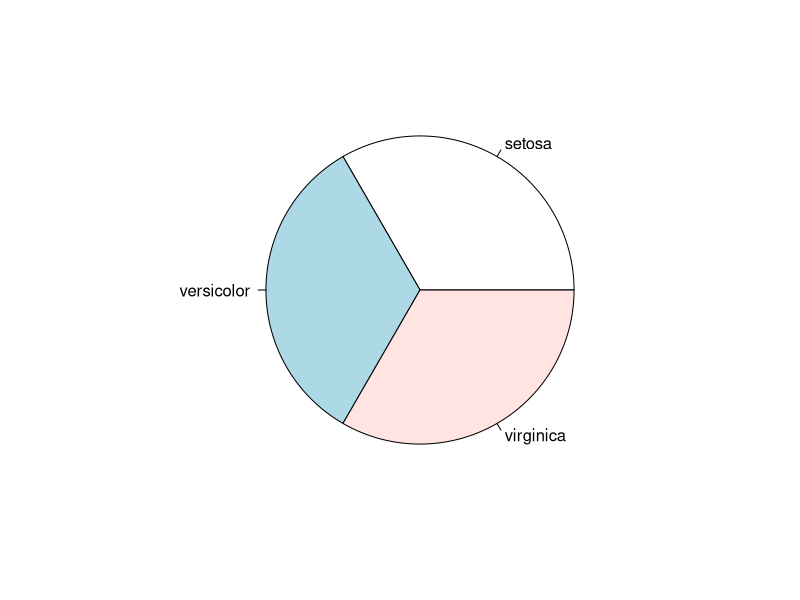
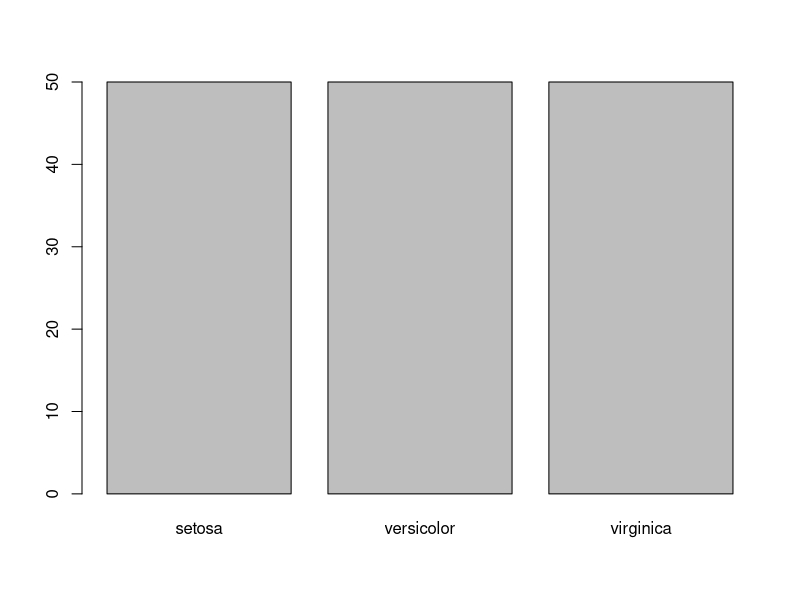
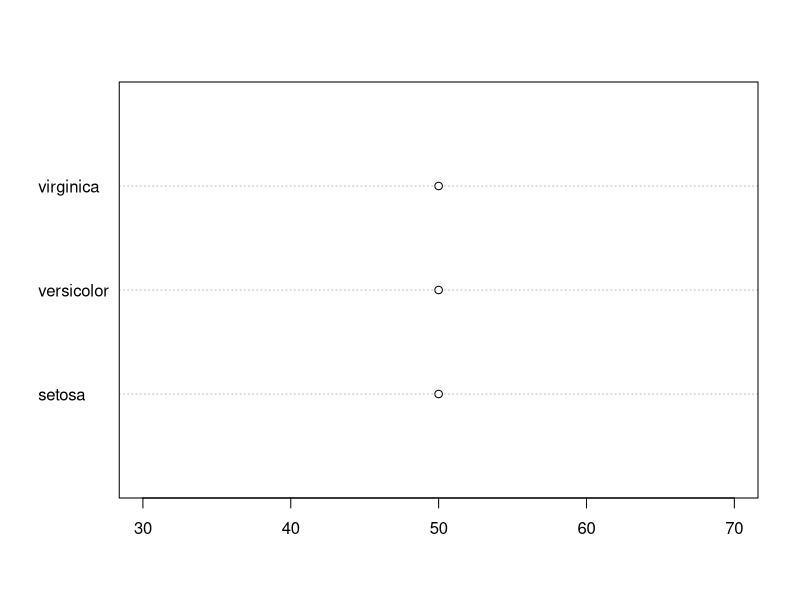
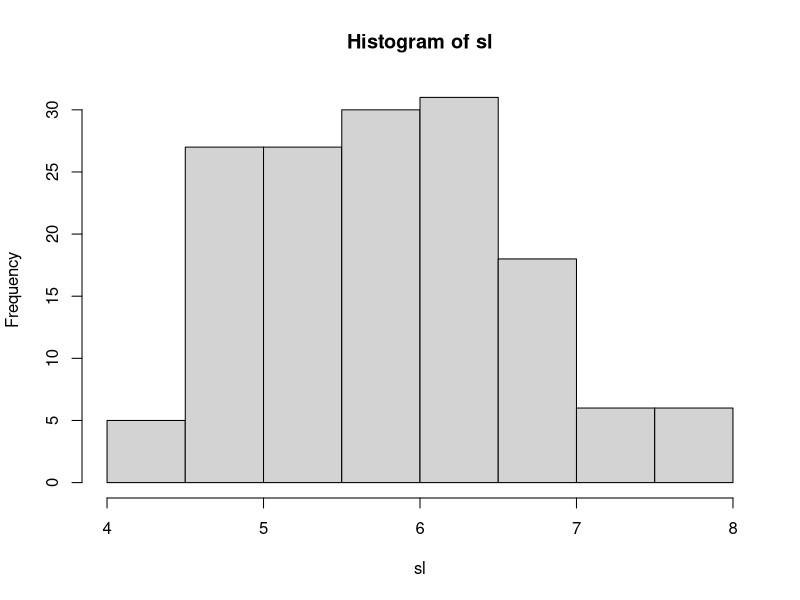
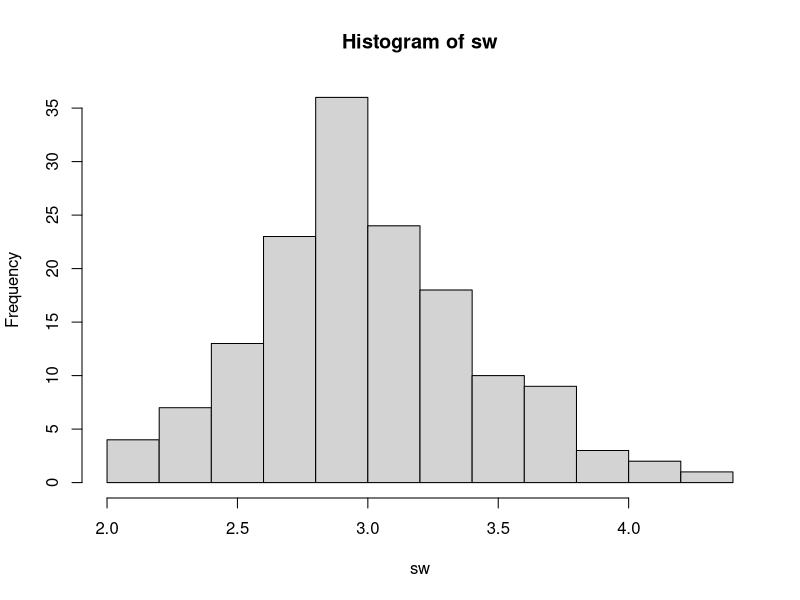
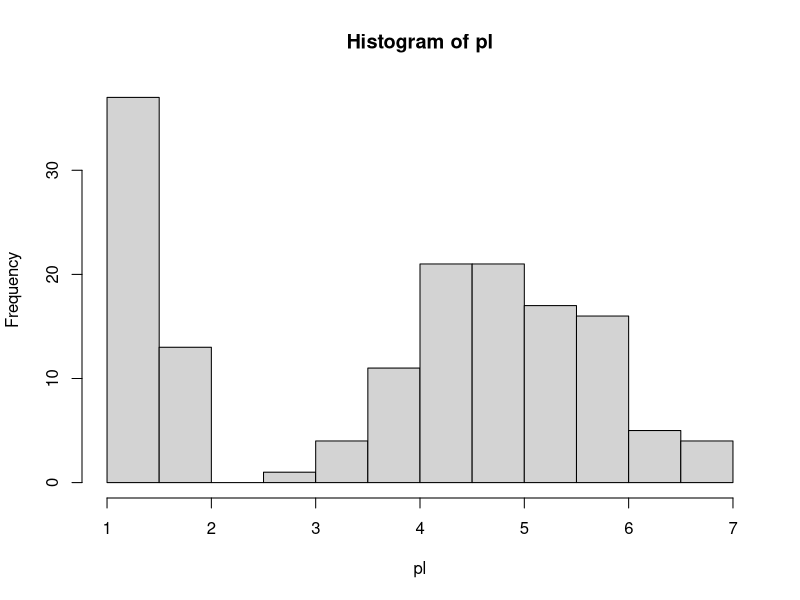
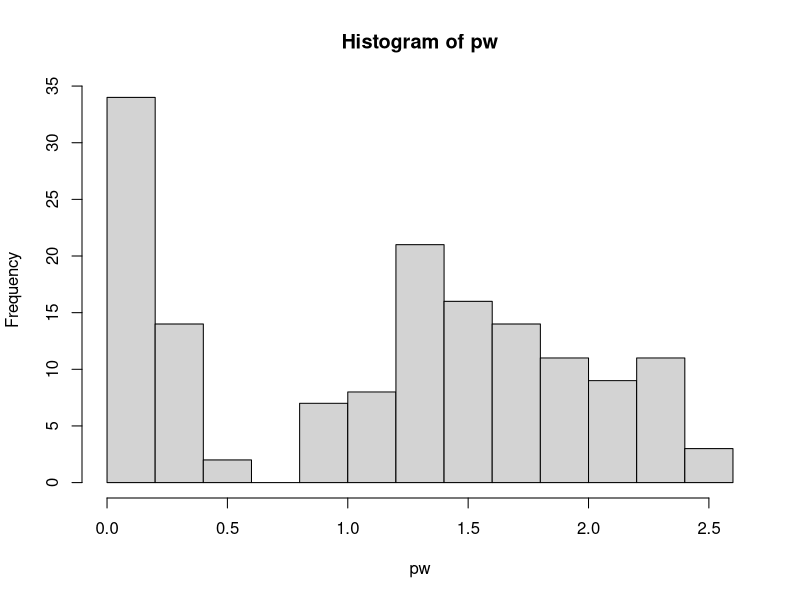
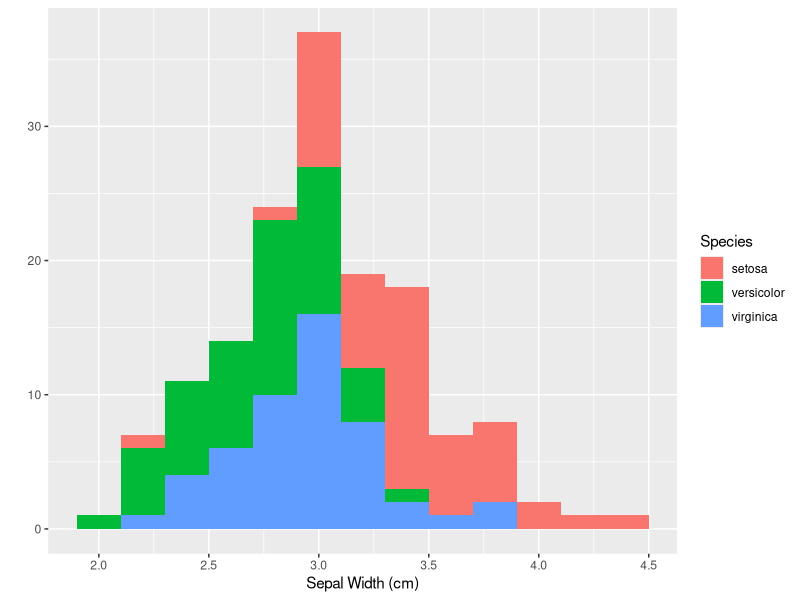

The R source for these figures, in order: (Note: this script raises an error after producing the figures.)
### Projet Iris statistic

data("iris")
### 1. Data exploration
## 1.1


setosa <- iris$Sepal.Length[iris$Species == "setosa"]
versicolor <- iris$Sepal.Length[iris$Species == "versicolor"]
virginica <- iris$Sepal.Length[iris$Species == "virginica"]
sl = iris[["Sepal.Length"]] #Numeric
sw = iris[["Sepal.Width"]]  #Numeric
pl = iris[["Petal.Length"]] #Numeric
pw = iris[["Petal.Width"]]  #Numeric
sp = iris[["Species"]]      #Qualitative

## 1.2

summary(iris)

# Sepal Length
summary(sl)
# Min. 1st Qu.  Median    Mean 3rd Qu.    Max. 
#4.300   5.100   5.800   5.843   6.400   7.900 

# Sepal Width
summary(sw)
# Min. 1st Qu.  Median    Mean 3rd Qu.    Max. 
#2.000   2.800   3.000   3.057   3.300   4.400 

# Petal Length
summary(pl)
# Min. 1st Qu.  Median    Mean 3rd Qu.    Max. 
#1.000   1.600   4.350   3.758   5.100   6.900 

# Petal Width
summary(pw)
# Min. 1st Qu.  Median    Mean 3rd Qu.    Max. 
#0.100   0.300   1.300   1.199   1.800   2.500

## 1.3 and 1.4
# Frequency for each categorical variables
summary(sp) / length(sp)
#    setosa versicolor  virginica 
# 0.3333333  0.3333333  0.3333333


### 2. Graphic data reprensentation

## 2.5
# pie, barplot, dotchart
pie(summary(sp))
barplot(summary(sp))
dotchart(summary(sp))
# Data are equaly distributed

## 2.6
# Histogram for each numeric variable
hist(sl)
hist(sw)
hist(pl)
hist(pw)

## 2.7
# Histogram for each numeric variable per species
#install.packages("ggplot2")
library(ggplot2); library(GGally)

qplot(x = Sepal.Width,
      data = iris,
      binwidth = 0.2,
      fill = Species,
      xlab = "Sepal Width (cm)")

qplot(x = Sepal.Length,
      data = iris,
      binwidth = 0.2,
      fill = Species,
      xlab = "Sepal Length (cm)")

qplot(x = Petal.Width,
      data = iris,
      binwidth = 0.2,
      fill = Species,
      xlab = "Petal Width (cm)")

qplot(x = Petal.Length,
      data = iris,
      binwidth = 0.2,
      fill = Species,
      xlab = "Petal Length(cm)")

ggpairs(iris)

## 2.8
# Plot and Sunflowerplot 
plot(iris$Petal.Length, iris$Petal.Width)
sunflowerplot(iris$Petal.Length, iris$Petal.Width)
# With the plot we can see that some of observations have been plotted on top of each other.
# Sunflowerplot indicates this number via the petal of the sunflower 

## 2.9
# Scatter plot
pairs(iris[1:5], main = "Edgar Anderson's Iris Data", pch = 21, bg = c("red", "green3", "blue")[unclass(iris$Species)])
# Petal.Length and Petal.Width are the most useful features to identify various flower types.
# While Setosa can be easily identified (linearly separable, red points), virginica and Versicolor have 
# some overlap (almost linearly separable).

### 3. Regression Analysis
## 3.10
# Khi_Square
#https://svaditya.github.io/oldblog/chi_square_and_t_tests_on_iris_data.html
#https://tobiasrausch.com/courses/ml2019/dataExploration.html
chisqmatrix <- function(x) {
   names = colnames(x);  num = length(names)
   m = matrix(nrow=num,ncol=num,dimnames=list(names,names))
   for (i in 1:(num-1)) {
      for (j in (i+1):num) {
         m[i,j] = chisq.test(x[,i],x[,j],)$p.value
      }
   }
   return (m)
}
chisq_iris = chisqmatrix(iris)
chisq_iris




#https://warwick.ac.uk/fac/sci/moac/people/students/peter_cock/r/iris_lm/
# Linear Model
lm(Petal.Length ~ Petal.Width, data=iris)
ggplot(data=iris, aes(x=Sepal.Length, y=Petal.Width)) + geom_point() + geom_smooth(method="lm")


iris$Petal.Width.Bin = cut(iris$Petal.Width, breaks=4, labels=c("tiny", "small", "large", "xlarge"))
iris$Petal.Width.Bin = factor(iris$Petal.Width.Bin)
ggplot(data=iris, aes(x=Species, y=Petal.Width.Bin)) + geom_jitter(aes(color=Petal.Width.Bin), width=0.2, height=0.2)

chisq.test(x=iris$Species, y=iris$Petal.Width.Bin)






table(iris$Species) # is data.frame with 'Species' factor
iS <- iris$Species == "setosa"
iV <- iris$Species == "versicolor"
op <- par(bg = "bisque")
matplot(c(1, 8), c(0, 4.5), type =  "n", xlab = "Length", ylab = "Width",
        main = "Petal and Sepal Dimensions in Iris Blossoms")
matpoints(iris[iS,c(1,3)], iris[iS,c(2,4)], pch = "sS", col = c(2,4))
matpoints(iris[iV,c(1,3)], iris[iV,c(2,4)], pch = "vV", col = c(2,4))
legend(1, 4, c("    Setosa Petals", "    Setosa Sepals",
               "Versicolor Petals", "Versicolor Sepals"),
       pch = "sSvV", col = rep(c(2,4), 2))

nam.var <- colnames(iris)[-5]
nam.spec <- as.character(iris[1+50*0:2, "Species"])
iris.S <- array(NA, dim = c(50,4,3),
                dimnames = list(NULL, nam.var, nam.spec))
for(i in 1:3) iris.S[,,i] <- data.matrix(iris[1:50+50*(i-1), -5])

matplot(iris.S[, "Petal.Length",], iris.S[, "Petal.Width",], pch = "SCV",
        col = rainbow(3, start = 0.8, end = 0.1),
        sub = paste(c("S", "C", "V"), dimnames(iris.S)[[3]],
                    sep = "=", collapse= ",  "),
        main = "Fisher's Iris Data")
par(op)

library(tidyverse)
library(cowplot)
library(ggpubr)
library(MASS)
library(caret)

set.seed(49) # crucial step for replication purposes.
irissplit <- createDataPartition(iris$Species, p=.8, list=FALSE, times=1)
train <- iris[irissplit, ]
test <- iris[-irissplit, ]
# confirm we have 30 rows x 5 variables in the train set (20% of 150)...
dim(test)





